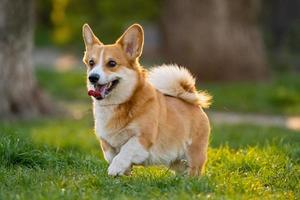
#> input picture open cv/photos/dog.jpg, 300 x 200 px
$ python 'arithmetic operations.py'
#> lines starting #> are read from the running program, lines starting #| are printed output that depends on the picture
# arithmetic operations

import cv2

img1 = cv2.imread('./photos/dog.jpg')
#> img1 is the input picture: shape (200, 300, 3); mean B, G, R 62.3, 109, 111.9
img2 = cv2.imread('./photos/balls.jpg')
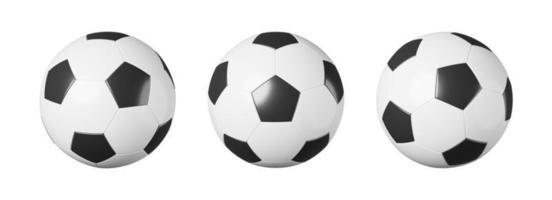
#> input picture open cv/photos/balls.jpg, 552 x 200 px
#> img2 is the input picture: shape (200, 552, 3); min 10, max 255, mean 223.8

img1 = cv2.resize(img1 , (512,512))
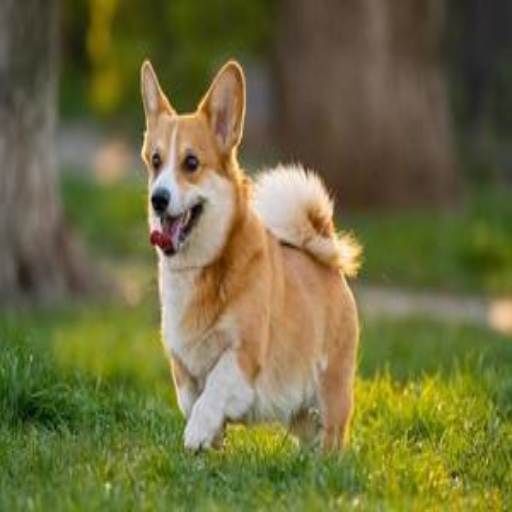
#> img1: shape (512, 512, 3); mean B, G, R 62.2, 108.9, 111.8
img2 = cv2.resize(img2 , (512,512))
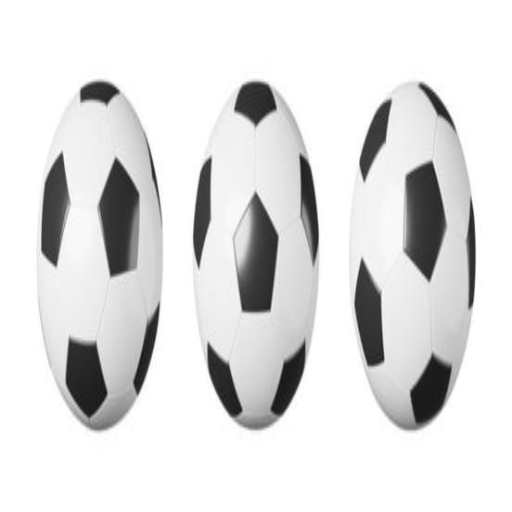
#> img2: shape (512, 512, 3); min 18, max 255, mean 223.8


dest = cv2.add(img1, img2)
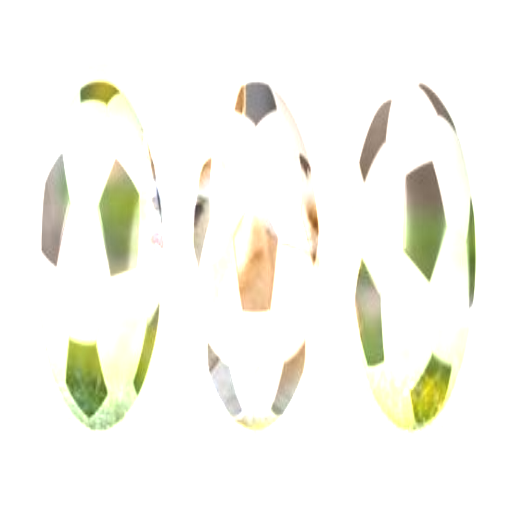
#> dest: shape (512, 512, 3); mean B, G, R 239.9, 246.7, 246.9

dest1 = img1 + img2
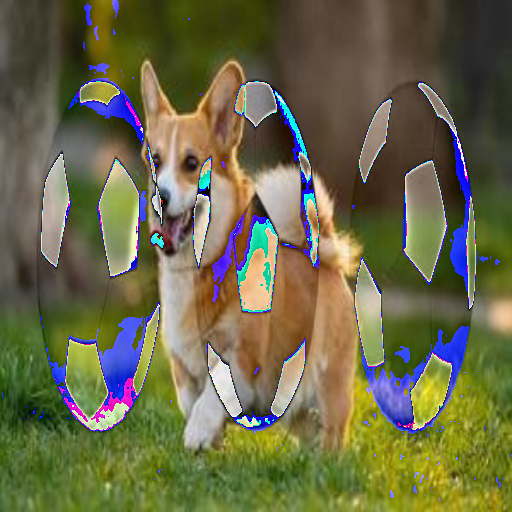
#> dest1: shape (512, 512, 3); mean B, G, R 72.4, 105, 106.9
dest2 = img1 - img2
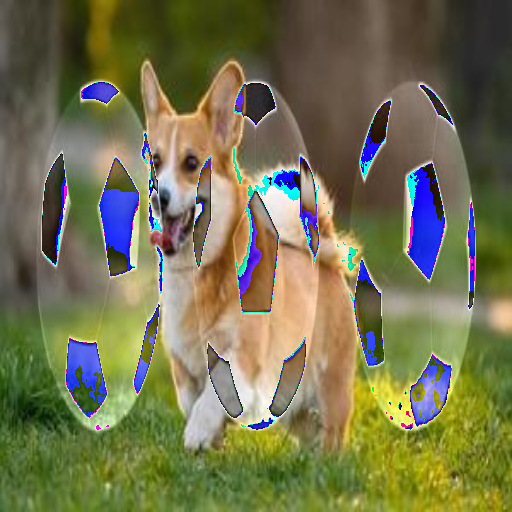
#> dest2: shape (512, 512, 3); mean B, G, R 79.9, 114.6, 115.9

cv2.imshow('add1' , dest)
cv2.imshow('add2' , dest1)
cv2.imshow('sub1' , dest2)

cv2.waitKey(0)
cv2.destroyAllWindows()

#weighted add - we define which image has how much role (we decide which img is dominant)

weighted_dest = cv2.addWeighted(img1 , 0.2 , img2 , 0.8 , 0)
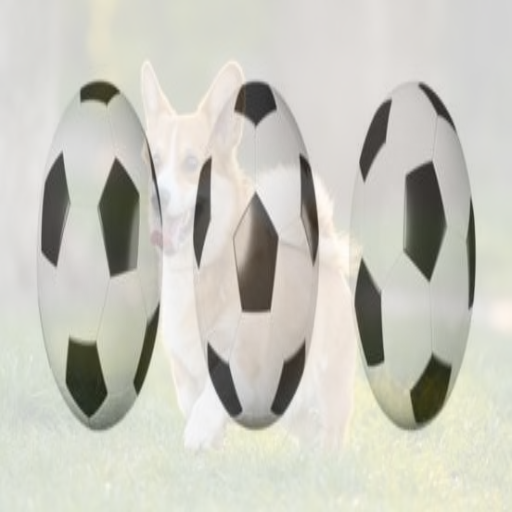
#> weighted_dest: shape (512, 512, 3); mean B, G, R 191.5, 200.8, 201.4
#0 is the gamma scalar value associated

cv2.imshow('weighted add' , weighted_dest)

cv2.waitKey(0)
cv2.destroyAllWindows()
